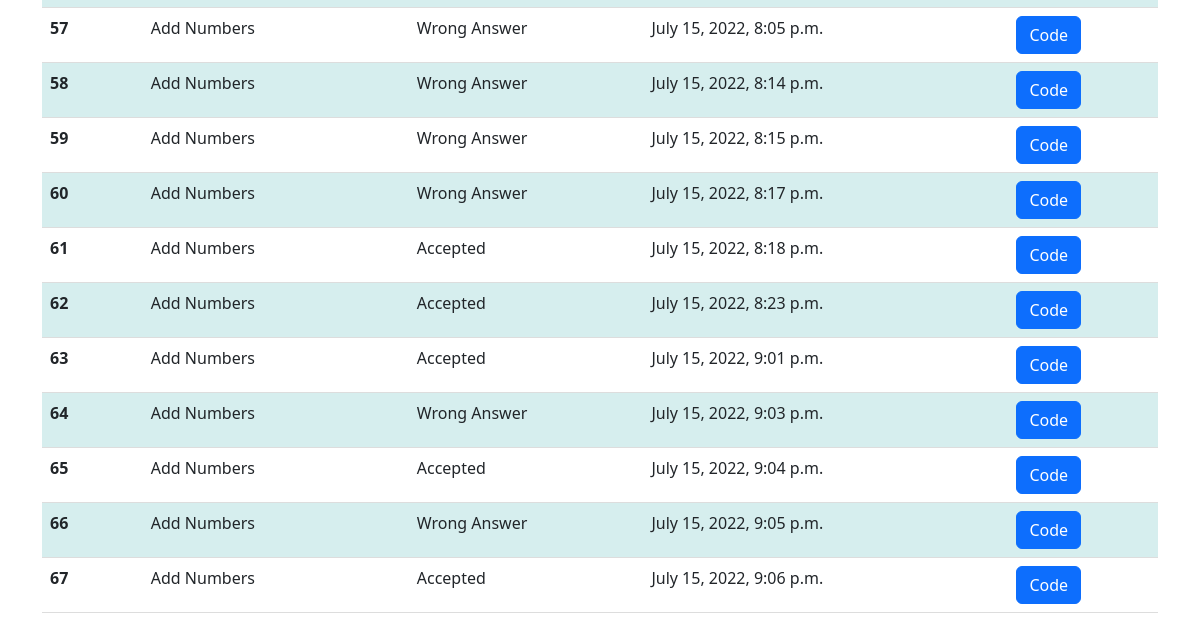
Before: /submission (signed in, lower part) with the older database file.
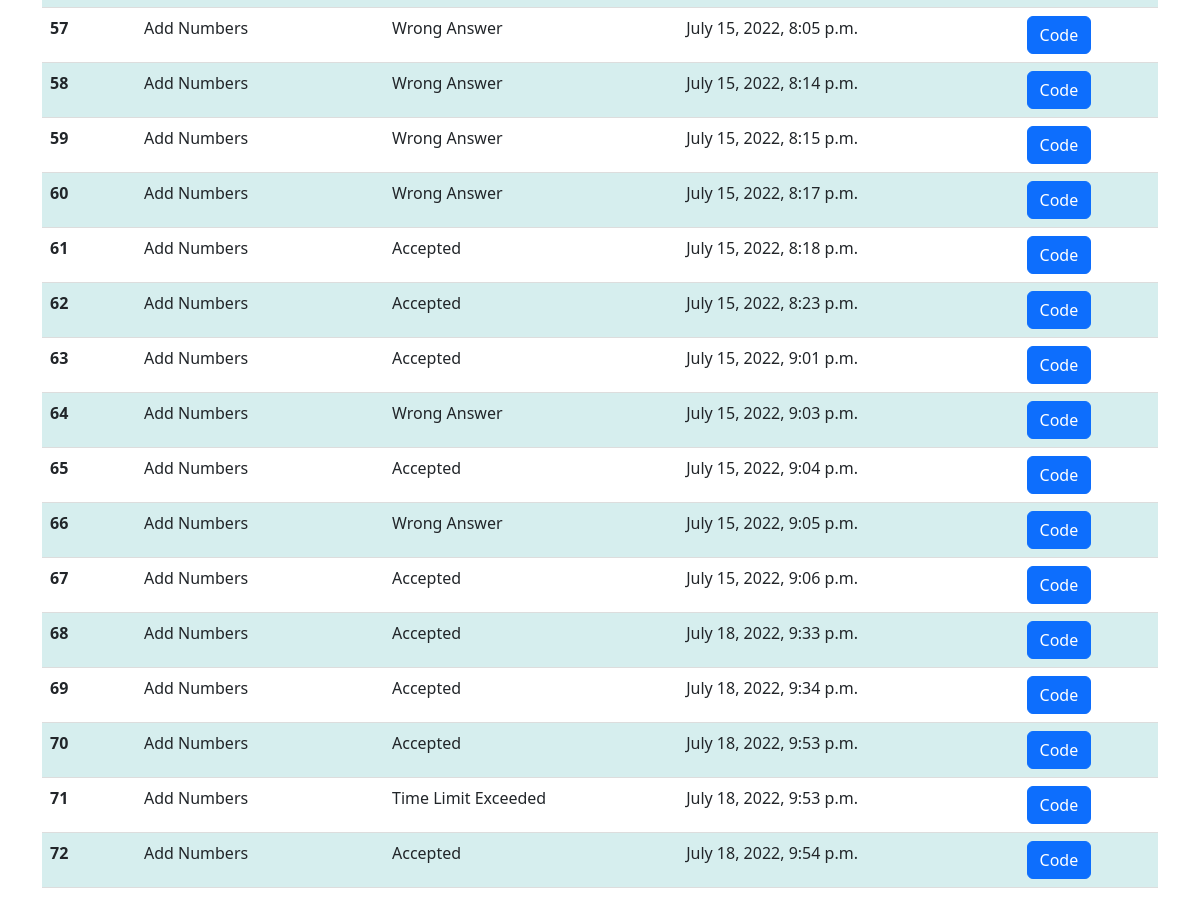
After: the same page with the newer database file.
### ojapp/models.py (models this page shows, shortened)
class Solution(models.Model):
    username=models.ForeignKey(User,on_delete=models.CASCADE,default=1)
    problem = models.ForeignKey(Problem,on_delete=models.CASCADE)
    verdict=models.CharField(max_length=50)
    solve=models.BooleanField(default=False)
    submitted_at=models.DateTimeField()
    submitted_code=models.TextField(max_length=25000)

class Problem(models.Model):
    name=models.CharField(max_length=200)
    problem_statement=models.TextField(max_length=25000)
    constraints=models.CharField(max_length=255)
    code=models.CharField(max_length=255)
    input = models.TextField(max_length=25000,default=1)
    output = models.TextField(max_length=25000,default=1)
    difficult=models.CharField(max_length=25)
    ppoint=models.IntegerField(default=5)

### ojapp/views.py (the view)
# urls.py: path("submission",views.submission,name="submission"),
@login_required
def submission(request):
    solution=Solution.objects.filter(username=request.user).order_by('submitted_at')
    context={'solution':solution}
    return render(request,'submission.html',context)

### templates/submission.html (shortened to what this page needs)
<!DOCTYPE html>
<html lang="en">
<head>
    <link rel="stylesheet" href="https://cdnjs.cloudflare.com/ajax/libs/font-awesome/4.7.0/css/font-awesome.min.css">
    <link href="https://cdn.jsdelivr.net/npm/bootstrap@5.2.0-beta1/dist/css/bootstrap.min.css" rel="stylesheet">
</head>
<body>
    <div class="container my-3">
        <table class="table">
            <tbody>
                {% for sol in solution %}
                    <tr>
                        <th scope="row">{{forloop.counter}}</th>
                        <td>{{sol.problem.name}}</td>
                        <td>{{sol.verdict}}</td>
                        <td>{{sol.submitted_at}}</td>
                        <form method="POST" action="{% url 'subcode' sol.id %}">
                            <td><button type="subcode"  class="btn btn-primary">Code</button></td>
                        </form>
                    </tr>
                {% endfor %}
            </tbody>
          </table>
    </div>
</body>
</html>

Changed rows visible on the page:
added Solution: problem.name "Add Numbers", verdict "Accepted", submitted_at "July 18, 2022, 9:33 p.m."
added Solution: problem.name "Add Numbers", verdict "Accepted", submitted_at "July 18, 2022, 9:34 p.m."
added Solution: problem.name "Add Numbers", verdict "Accepted", submitted_at "July 18, 2022, 9:53 p.m."
added Solution: problem.name "Add Numbers", verdict "Time Limit Exceeded", submitted_at "July 18, 2022, 9:53 p.m."
added Solution: problem.name "Add Numbers", verdict "Accepted", submitted_at "July 18, 2022, 9:54 p.m."
